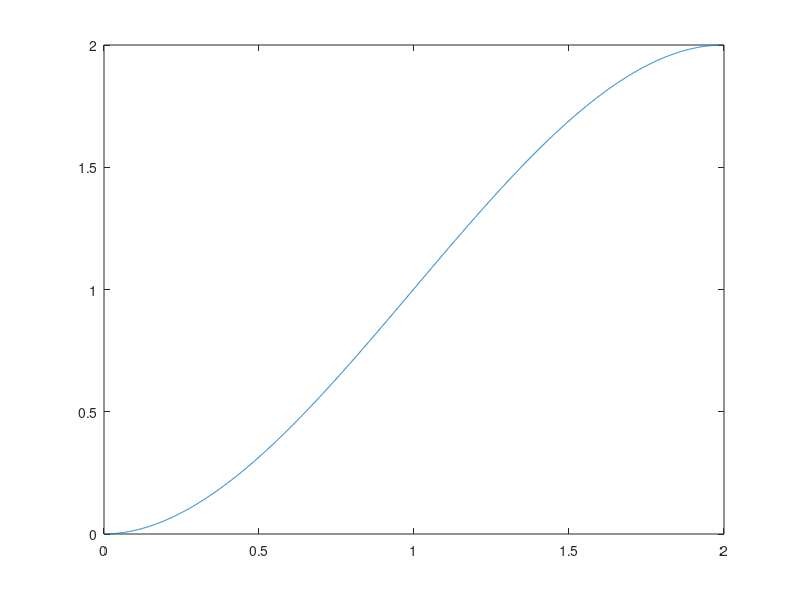
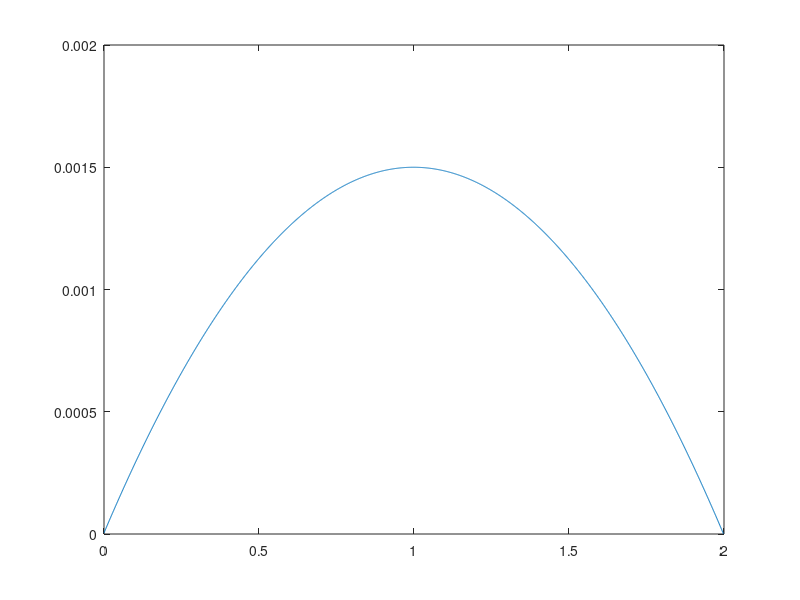
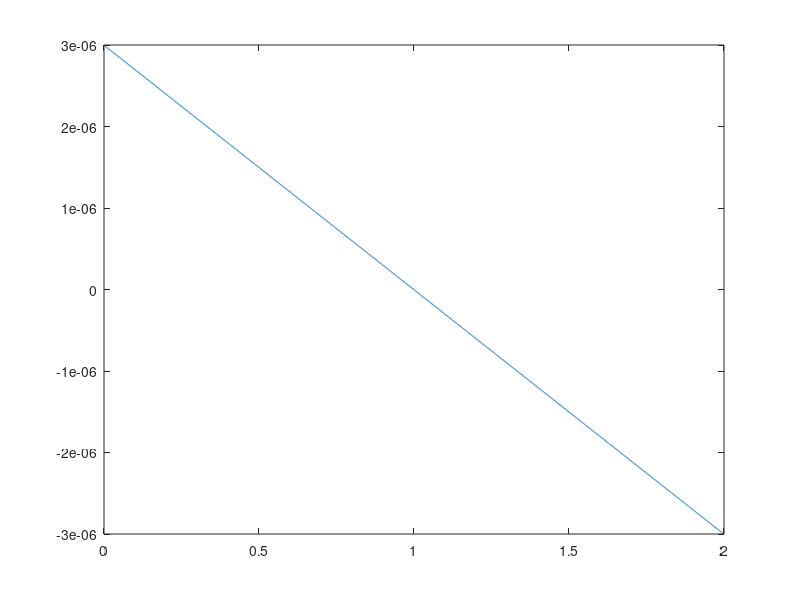

MATLAB code to generate these figures, in order: (Note: this script raises an error after producing the figures.)
AUV_MASS               = 49.5;
AUV_VOLUME             = 0.0405;
BUOYANCY_CENTER        = [0.0, 0.0, 0.0];
X_SURFACE              = 0.73 * 0.17;
Y_SURFACE              = X_SURFACE;
Z_SURFACE              = X_SURFACE + Y_SURFACE;
ROLL_SURFACE           = 0.0;
PITCH_SURFACE          = 0.0;
YAW_SURFACE            = 0.40 * 0.17;
GRAVITY                = AUV_MASS * 9.81;
BUOYANCY               = -AUV_VOLUME * 1000 * 9.81;
resultingForce         = GRAVITY + BUOYANCY;

ConstDragCoefficient   = [13.883160949; 10.6720508; 0.0; 0.0; 0.0; 7.8005317454];
QuadDragCoefficient    = [0.3853191662; 5.2749972475; 0.0; 0.0; 0.0; -12.4597949862];


add_mass_x     = AUV_VOLUME * 1000;   
add_mass_y     = AUV_VOLUME * 1000;    
add_mass_z     = AUV_VOLUME * 1000;    
add_mass_roll  = AUV_VOLUME * 1000; 
add_mass_pitch = AUV_VOLUME * 1000;
add_mass_yaw   = AUV_VOLUME * 1000;

x = [0 2];
y = [0 2];
xq = x(1):0.001:x(end);

px1 = spline(x,[0 y 0],xq);
px = px1(1, 3:length(px1));
py1 = spline(x,[0 y 0],xq);
py = py1(1, 3:length(py1));
pz1 = zeros(1,length(xq));
pz = pz1(1, 3:length(pz1));
pr1 = zeros(1,length(xq));
pr = pr1(1, 3:length(pr1));
pp1 = zeros(1,length(xq));
pp = pp1(1, 3:length(pp1));
ps1 = zeros(1,length(xq));
ps = ps1(1, 3:length(ps1));

vx1 = diff(px1);
vx = vx1(1, 2:length(vx1));
vy1 = diff(py1);
vy = vy1(1, 2:length(vy1));
vz1 = diff(pz1);
vz = vz1(1, 2:length(vz1));
vr1 = diff(pr1);
vr = vr1(1, 2:length(vr1));
vp1 = diff(pp1);
vp = vp1(1, 2:length(vp1));
vs1 = diff(ps1);
vs = vs1(1, 2:length(vs1));

ax = diff(vx1);
ay = diff(vy1);
az = diff(vz1);
ar = diff(vr1);
ap = diff(vp1);
as = diff(vs1);

figure
t  = 0:0.001:1.98;
length(ay)
plot(0:0.001:1.998, py)
figure
plot(0:0.001:1.998, vy)
figure
plot(0:0.001:1.998, ay)

AUVSurface = [[X_SURFACE, 0.0,       0.0,       0.0,          0.0,           0.0];
              [0.0,       Y_SURFACE, 0.0,       0.0,          0.0,           0.0];
              [0.0,       0.0,       Z_SURFACE, 0.0,          0.0,           0.0];
              [0.0,       0.0,       0.0,       ROLL_SURFACE, 0.0,           0.0];
              [0.0,       0.0,       0.0,       0.0,          PITCH_SURFACE, 0.0];
              [0.0,       0.0,       0.0,       0.0,          0.0,           YAW_SURFACE]];

               
AddedMassCoefficient = [[add_mass_x, 0.0,        0.0,        0.0,           0.0,            0.0];
                        [0.0,        add_mass_y, 0.0,        0.0,           0.0,            0.0];
                        [0.0,        0.0,        add_mass_z, 0.0,           0.0,            0.0];
                        [0.0,        0.0,        0.0,        add_mass_roll, 0.0,            0.0];
                        [0.0,        0.0,        0.0,        0.0,           add_mass_pitch, 0.0];
                        [0.0,        0.0,        0.0,        0.0,           0.0,            add_mass_yaw]];
                    
MassInertiaCoefficient = [[50, 0.0, 0.0, 0.0, 0.0, 0.0];
                          [0.0, 50, 0.0, 0.0, 0.0, 0.0];
                          [0.0, 0.0, 50, 0.0, 0.0, 0.0];
                          [0.0, 0.0, 0.0, 1.9, 0.0, 0.0];
                          [0.0, 0.0, 0.0, 0.0, 3.1, 0.0];
                          [0.0, 0.0, 0.0, 0.0, 0.0, 1.7]];
          
M = AddedMassCoefficient * MassInertiaCoefficient;
for i = 1:length(vx)
    velocity     = [vx(i);vy(i);vz(i);vr(i);vp(i);vs(i)];
    acceleration = [ax(i);ay(i);az(i);ar(i);ap(i);as(i)];
    position     = [px(i);py(i);pz(i)];
    orientation  = [pr(i);pr(i);ps(i)];
    
    D = ComputeDamping(ConstDragCoefficient, QuadDragCoefficient, velocity);
    G = ComputeGravityVector(resultingForce, BUOYANCY, BUOYANCY_CENTER, orientation);

    T = M * acceleration + D .* velocity + G;
    
    TTx(i) = T(1);
    TTy(i) = T(2);
    TTz(i) = T(3);
    
end

figure
hold on          % plot against left y-axis 
plot(0:0.001:1.998, TTx) 
plot(0:0.001:1.998, TTy)



function GravityVectorT = ComputeGravityVector(resultingForce, Buoyancy, buoyancy_center, orientation)
        GravityVector(1) = resultingForce  * sin(orientation(2));
        GravityVector(2) = -resultingForce * sin(orientation(1)) * cos(orientation(2));
        GravityVector(3) = -resultingForce * cos(orientation(1)) * cos(orientation(2));

        GravityVector(4) = Buoyancy  * cos(orientation(2)) * (buoyancy_center(3) * sin(orientation(1)) - buoyancy_center(2) * cos(orientation(1)));
        GravityVector(5) = Buoyancy  * (buoyancy_center(1) * cos(orientation(1)) * cos(orientation(2)) - buoyancy_center(3) * sin(orientation(2)));
        GravityVector(6) = -Buoyancy * (buoyancy_center(1) * sin(orientation(1)) * cos(orientation(2)) - buoyancy_center(2) * sin(orientation(2)));
        GravityVectorT = [GravityVector(1);GravityVector(2);GravityVector(3);GravityVector(4);GravityVector(5);GravityVector(6)];
end

function Damping = ComputeDamping(ConstDragCoefficient, QuadDragCoefficient, Velocity)
    
    Damping = ConstDragCoefficient + QuadDragCoefficient .* (Velocity .* Velocity);
    
end


